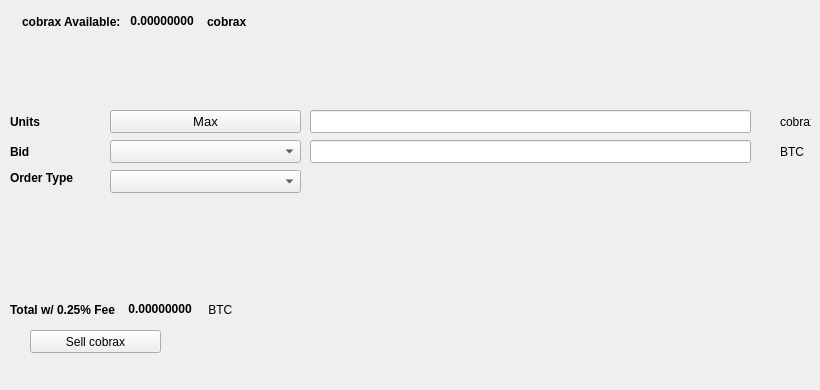
   <widget class="QWidget" name="SellTab">
    <attribute name="title">
     <string>Sell</string>
    </attribute>
    <widget class="QLabel" name="label_16">
     <property name="geometry">
      <rect>
       <x>780</x>
       <y>140</y>
       <width>31</width>
       <height>23</height>
      </rect>
     </property>
     <property name="text">
      <string>BTC</string>
     </property>
    </widget>
    <widget class="QComboBox" name="SellBidcomboBox">
     <property name="geometry">
      <rect>
       <x>110</x>
       <y>140</y>
       <width>191</width>
       <height>23</height>
      </rect>
     </property>
     <property name="font">
      <font>
       <pointsize>10</pointsize>
      </font>
     </property>
    </widget>
    <widget class="QLabel" name="label_18">
     <property name="geometry">
      <rect>
       <x>10</x>
       <y>110</y>
       <width>46</width>
       <height>23</height>
      </rect>
     </property>
     <property name="font">
      <font>
       <weight>75</weight>
       <bold>true</bold>
      </font>
     </property>
     <property name="text">
      <string>Units</string>
     </property>
    </widget>
    <widget class="QPushButton" name="Sell_Max_Amount">
     <property name="geometry">
      <rect>
       <x>110</x>
       <y>110</y>
       <width>191</width>
       <height>23</height>
      </rect>
     </property>
     <property name="font">
      <font>
       <pointsize>10</pointsize>
      </font>
     </property>
     <property name="text">
      <string>Max</string>
     </property>
    </widget>
    <widget class="QLabel" name="label_20">
     <property name="geometry">
      <rect>
       <x>10</x>
       <y>170</y>
       <width>91</width>
       <height>16</height>
      </rect>
     </property>
     <property name="font">
      <font>
       <weight>75</weight>
       <bold>true</bold>
      </font>
     </property>
     <property name="text">
      <string>Order Type</string>
     </property>
    </widget>
    <widget class="QComboBox" name="SellOrdertypeCombo">
     <property name="geometry">
      <rect>
       <x>110</x>
       <y>170</y>
       <width>191</width>
       <height>23</height>
      </rect>
     </property>
     <property name="font">
      <font>
       <pointsize>10</pointsize>
      </font>
     </property>
    </widget>
    <widget class="QLabel" name="label_21">
     <property name="geometry">
      <rect>
       <x>10</x>
       <y>140</y>
       <width>46</width>
       <height>23</height>
      </rect>
     </property>
     <property name="font">
      <font>
       <weight>75</weight>
       <bold>true</bold>
      </font>
     </property>
     <property name="text">
      <string>Bid</string>
     </property>
    </widget>
    <widget class="QLabel" name="label_22">
     <property name="geometry">
      <rect>
       <x>780</x>
       <y>110</y>
       <width>31</width>
       <height>23</height>
      </rect>
     </property>
     <property name="text">
      <string>cobrax</string>
     </property>
    </widget>
    <widget class="QLineEdit" name="UnitsInputcobrax">
     <property name="geometry">
      <rect>
       <x>310</x>
       <y>110</y>
       <width>441</width>
       <height>23</height>
      </rect>
     </property>
     <property name="font">
      <font>
       <pointsize>9</pointsize>
       <weight>75</weight>
       <bold>true</bold>
      </font>
     </property>
    </widget>
    <widget class="QLineEdit" name="SellBidPriceEdit">
     <property name="geometry">
      <rect>
       <x>310</x>
       <y>140</y>
       <width>441</width>
       <height>23</height>
      </rect>
     </property>
     <property name="font">
      <font>
       <pointsize>9</pointsize>
       <weight>75</weight>
       <bold>true</bold>
      </font>
     </property>
    </widget>
    <widget class="QPushButton" name="SellcobraxBTN">
     <property name="geometry">
      <rect>
       <x>30</x>
       <y>330</y>
       <width>131</width>
       <height>23</height>
      </rect>
     </property>
     <property name="text">
      <string>Sell cobrax</string>
     </property>
     <property name="icon">
      <iconset resource="../cobrax">
       <normaloff>:/icons/bitcoin</normaloff>:/icons/bitcoin</iconset>
     </property>
    </widget>
    <widget class="QWidget" name="layoutWidget3">
     <property name="geometry">
      <rect>
       <x>22</x>
       <y>12</y>
       <width>258</width>
       <height>19</height>
      </rect>
     </property>
     <layout class="QHBoxLayout" name="horizontalLayout">
      <item>
       <widget class="QLabel" name="label232_2">
        <property name="font">
         <font>
          <weight>75</weight>
          <bold>true</bold>
         </font>
        </property>
        <property name="text">
         <string>cobrax Available:</string>
        </property>
       </widget>
      </item>
      <item>
       <widget class="QLabel" name="cobraxAvailableLabel">
        <property name="palette">
         <palette>
          <active>
           <colorrole role="WindowText">
            <brush brushstyle="SolidPattern">
             <color alpha="255">
              <red>0</red>
              <green>0</green>
              <blue>0</blue>
             </color>
            </brush>
           </colorrole>
           <colorrole role="Button">
            <brush brushstyle="SolidPattern">
             <color alpha="255">
              <red>0</red>
              <green>170</green>
              <blue>0</blue>
             </color>
            </brush>
           </colorrole>
           <colorrole role="Light">
            <brush brushstyle="SolidPattern">
             <color alpha="255">
              <red>0</red>
              <green>255</green>
              <blue>0</blue>
             </color>
            </brush>
           </colorrole>
           <colorrole role="Midlight">
            <brush brushstyle="SolidPattern">
             <color alpha="255">
              <red>0</red>
              <green>212</green>
              <blue>0</blue>
             </color>
            </brush>
           </colorrole>
           <colorrole role="Dark">
            <brush brushstyle="SolidPattern">
             <color alpha="255">
              <red>0</red>
              <green>85</green>
              <blue>0</blue>
             </color>
            </brush>
           </colorrole>
           <colorrole role="Mid">
            <brush brushstyle="SolidPattern">
             <color alpha="255">
              <red>0</red>
              <green>113</green>
              <blue>0</blue>
             </color>
            </brush>
           </colorrole>
           <colorrole role="Text">
            <brush brushstyle="SolidPattern">
             <color alpha="255">
              <red>0</red>
              <green>170</green>
              <blue>0</blue>
             </color>
            </brush>
           </colorrole>
           <colorrole role="BrightText">
            <brush brushstyle="SolidPattern">
             <color alpha="255">
              <red>255</red>
              <green>255</green>
              <blue>255</blue>
             </color>
            </brush>
           </colorrole>
           <colorrole role="ButtonText">
            <brush brushstyle="SolidPattern">
             <color alpha="255">
              <red>0</red>
              <green>0</green>
              <blue>0</blue>
             </color>
            </brush>
           </colorrole>
           <colorrole role="Base">
            <brush brushstyle="SolidPattern">
             <color alpha="255">
              <red>255</red>
              <green>255</green>
              <blue>255</blue>
             </color>
            </brush>
           </colorrole>
           <colorrole role="Window">
            <brush brushstyle="SolidPattern">
             <color alpha="255">
              <red>0</red>
              <green>170</green>
              <blue>0</blue>
             </color>
            </brush>
           </colorrole>
           <colorrole role="Shadow">
            <brush brushstyle="SolidPattern">
             <color alpha="255">
              <red>0</red>
              <green>0</green>
              <blue>0</blue>
             </color>
            </brush>
           </colorrole>
           <colorrole role="AlternateBase">
            <brush brushstyle="SolidPattern">
             <color alpha="255">
              <red>127</red>
              <green>212</green>
              <blue>127</blue>
             </color>
            </brush>
           </colorrole>
           <colorrole role="ToolTipBase">
            <brush brushstyle="SolidPattern">
             <color alpha="255">
              <red>255</red>
              <green>255</green>
              <blue>220</blue>
             </color>
            </brush>
           </colorrole>
           <colorrole role="ToolTipText">
            <brush brushstyle="SolidPattern">
             <color alpha="255">
              <red>0</red>
              <green>0</green>
              <blue>0</blue>
             </color>
            </brush>
           </colorrole>
          </active>
          <inactive>
           <colorrole role="WindowText">
            <brush brushstyle="SolidPattern">
             <color alpha="255">
              <red>0</red>
              <green>0</green>
              <blue>0</blue>
             </color>
            </brush>
           </colorrole>
           <colorrole role="Button">
            <brush brushstyle="SolidPattern">
             <color alpha="255">
              <red>0</red>
              <green>170</green>
              <blue>0</blue>
             </color>
            </brush>
           </colorrole>
           <colorrole role="Light">
            <brush brushstyle="SolidPattern">
             <color alpha="255">
              <red>0</red>
              <green>255</green>
              <blue>0</blue>
             </color>
            </brush>
           </colorrole>
           <colorrole role="Midlight">
            <brush brushstyle="SolidPattern">
             <color alpha="255">
              <red>0</red>
              <green>212</green>
              <blue>0</blue>
             </color>
            </brush>
           </colorrole>
           <colorrole role="Dark">
            <brush brushstyle="SolidPattern">
             <color alpha="255">
              <red>0</red>
              <green>85</green>
              <blue>0</blue>
             </color>
            </brush>
           </colorrole>
           <colorrole role="Mid">
            <brush brushstyle="SolidPattern">
             <color alpha="255">
              <red>0</red>
              <green>113</green>
              <blue>0</blue>
             </color>
            </brush>
           </colorrole>
           <colorrole role="Text">
            <brush brushstyle="SolidPattern">
             <color alpha="255">
              <red>0</red>
              <green>170</green>
              <blue>0</blue>
             </color>
            </brush>
           </colorrole>
           <colorrole role="BrightText">
            <brush brushstyle="SolidPattern">
             <color alpha="255">
              <red>255</red>
              <green>255</green>
              <blue>255</blue>
             </color>
            </brush>
           </colorrole>
           <colorrole role="ButtonText">
            <brush brushstyle="SolidPattern">
             <color alpha="255">
              <red>0</red>
              <green>0</green>
              <blue>0</blue>
             </color>
            </brush>
           </colorrole>
           <colorrole role="Base">
            <brush brushstyle="SolidPattern">
             <color alpha="255">
              <red>255</red>
              <green>255</green>
              <blue>255</blue>
             </color>
            </brush>
           </colorrole>
           <colorrole role="Window">
            <brush brushstyle="SolidPattern">
             <color alpha="255">
              <red>0</red>
              <green>170</green>
              <blue>0</blue>
             </color>
            </brush>
           </colorrole>
           <colorrole role="Shadow">
            <brush brushstyle="SolidPattern">
             <color alpha="255">
              <red>0</red>
              <green>0</green>
              <blue>0</blue>
             </color>
            </brush>
           </colorrole>
           <colorrole role="AlternateBase">
            <brush brushstyle="SolidPattern">
             <color alpha="255">
              <red>127</red>
              <green>212</green>
              <blue>127</blue>
             </color>
            </brush>
           </colorrole>
           <colorrole role="ToolTipBase">
            <brush brushstyle="SolidPattern">
             <color alpha="255">
              <red>255</red>
              <green>255</green>
              <blue>220</blue>
             </color>
            </brush>
           </colorrole>
           <colorrole role="ToolTipText">
            <brush brushstyle="SolidPattern">
             <color alpha="255">
              <red>0</red>
              <green>0</green>
              <blue>0</blue>
             </color>
            </brush>
           </colorrole>
          </inactive>
          <disabled>
           <colorrole role="WindowText">
            <brush brushstyle="SolidPattern">
             <color alpha="255">
              <red>0</red>
              <green>85</green>
              <blue>0</blue>
             </color>
            </brush>
           </colorrole>
           <colorrole role="Button">
            <brush brushstyle="SolidPattern">
             <color alpha="255">
              <red>0</red>
              <green>170</green>
              <blue>0</blue>
             </color>
            </brush>
           </colorrole>
           <colorrole role="Light">
            <brush brushstyle="SolidPattern">
             <color alpha="255">
              <red>0</red>
              <green>255</green>
              <blue>0</blue>
             </color>
            </brush>
           </colorrole>
           <colorrole role="Midlight">
            <brush brushstyle="SolidPattern">
             <color alpha="255">
              <red>0</red>
              <green>212</green>
              <blue>0</blue>
             </color>
            </brush>
           </colorrole>
           <colorrole role="Dark">
            <brush brushstyle="SolidPattern">
             <color alpha="255">
              <red>0</red>
              <green>85</green>
              <blue>0</blue>
             </color>
            </brush>
           </colorrole>
           <colorrole role="Mid">
            <brush brushstyle="SolidPattern">
             <color alpha="255">
              <red>0</red>
              <green>113</green>
              <blue>0</blue>
             </color>
            </brush>
           </colorrole>
           <colorrole role="Text">
            <brush brushstyle="SolidPattern">
             <color alpha="255">
              <red>0</red>
              <green>85</green>
              <blue>0</blue>
             </color>
            </brush>
           </colorrole>
           <colorrole role="BrightText">
            <brush brushstyle="SolidPattern">
             <color alpha="255">
              <red>255</red>
              <green>255</green>
              <blue>255</blue>
             </color>
            </brush>
           </colorrole>
           <colorrole role="ButtonText">
            <brush brushstyle="SolidPattern">
             <color alpha="255">
              <red>0</red>
              <green>85</green>
              <blue>0</blue>
             </color>
            </brush>
           </colorrole>
           <colorrole role="Base">
            <brush brushstyle="SolidPattern">
             <color alpha="255">
              <red>0</red>
              <green>170</green>
              <blue>0</blue>
             </color>
            </brush>
           </colorrole>
           <colorrole role="Window">
            <brush brushstyle="SolidPattern">
             <color alpha="255">
              <red>0</red>
              <green>170</green>
              <blue>0</blue>
             </color>
            </brush>
           </colorrole>
           <colorrole role="Shadow">
            <brush brushstyle="SolidPattern">
             <color alpha="255">
              <red>0</red>
              <green>0</green>
              <blue>0</blue>
             </color>
            </brush>
           </colorrole>
           <colorrole role="AlternateBase">
            <brush brushstyle="SolidPattern">
             <color alpha="255">
              <red>0</red>
              <green>170</green>
              <blue>0</blue>
             </color>
            </brush>
           </colorrole>
           <colorrole role="ToolTipBase">
            <brush brushstyle="SolidPattern">
             <color alpha="255">
              <red>255</red>
              <green>255</green>
              <blue>220</blue>
             </color>
            </brush>
           </colorrole>
           <colorrole role="ToolTipText">
            <brush brushstyle="SolidPattern">
             <color alpha="255">
              <red>0</red>
              <green>0</green>
              <blue>0</blue>
             </color>
            </brush>
           </colorrole>
          </disabled>
         </palette>
        </property>
        <property name="font">
         <font>
          <weight>75</weight>
          <bold>true</bold>
         </font>
        </property>
        <property name="text">
         <string> 0.00000000 </string>
        </property>
        <property name="textInteractionFlags">
         <set>Qt::LinksAccessibleByMouse|Qt::TextSelectableByKeyboard|Qt::TextSelectableByMouse</set>
        </property>
       </widget>
      </item>
      <item>
       <widget class="QLabel" name="labelcobrax">
        <property name="font">
         <font>
          <weight>75</weight>
          <bold>true</bold>
         </font>
        </property>
        <property name="text">
         <string>cobrax</string>
        </property>
       </widget>
      </item>
     </layout>
    </widget>
    <widget class="QWidget" name="layoutWidget">
     <property name="geometry">
      <rect>
       <x>10</x>
       <y>300</y>
       <width>268</width>
       <height>19</height>
      </rect>
     </property>
     <layout class="QHBoxLayout" name="horizontalLayout_2">
      <item>
       <widget class="QLabel" name="label_19">
        <property name="font">
         <font>
          <weight>75</weight>
          <bold>true</bold>
         </font>
        </property>
        <property name="text">
         <string>Total w/ 0.25% Fee </string>
        </property>
       </widget>
      </item>
      <item>
       <widget class="QLabel" name="SellCostLabel">
        <property name="palette">
         <palette>
          <active>
           <colorrole role="WindowText">
            <brush brushstyle="SolidPattern">
             <color alpha="255">
              <red>0</red>
              <green>0</green>
              <blue>0</blue>
             </color>
            </brush>
           </colorrole>
           <colorrole role="Button">
            <brush brushstyle="SolidPattern">
             <color alpha="255">
              <red>0</red>
              <green>170</green>
              <blue>0</blue>
             </color>
            </brush>
           </colorrole>
           <colorrole role="Light">
            <brush brushstyle="SolidPattern">
             <color alpha="255">
              <red>0</red>
              <green>255</green>
              <blue>0</blue>
             </color>
            </brush>
           </colorrole>
           <colorrole role="Midlight">
            <brush brushstyle="SolidPattern">
             <color alpha="255">
              <red>0</red>
              <green>212</green>
              <blue>0</blue>
             </color>
            </brush>
           </colorrole>
           <colorrole role="Dark">
            <brush brushstyle="SolidPattern">
             <color alpha="255">
              <red>0</red>
              <green>85</green>
              <blue>0</blue>
             </color>
            </brush>
           </colorrole>
           <colorrole role="Mid">
            <brush brushstyle="SolidPattern">
             <color alpha="255">
              <red>0</red>
              <green>113</green>
              <blue>0</blue>
             </color>
            </brush>
           </colorrole>
           <colorrole role="Text">
            <brush brushstyle="SolidPattern">
             <color alpha="255">
              <red>0</red>
              <green>170</green>
              <blue>0</blue>
             </color>
            </brush>
           </colorrole>
           <colorrole role="BrightText">
            <brush brushstyle="SolidPattern">
             <color alpha="255">
              <red>255</red>
              <green>255</green>
              <blue>255</blue>
             </color>
            </brush>
           </colorrole>
           <colorrole role="ButtonText">
            <brush brushstyle="SolidPattern">
             <color alpha="255">
              <red>0</red>
              <green>0</green>
              <blue>0</blue>
             </color>
            </brush>
           </colorrole>
           <colorrole role="Base">
            <brush brushstyle="SolidPattern">
             <color alpha="255">
              <red>255</red>
              <green>255</green>
              <blue>255</blue>
             </color>
            </brush>
           </colorrole>
           <colorrole role="Window">
            <brush brushstyle="SolidPattern">
             <color alpha="255">
              <red>0</red>
              <green>170</green>
              <blue>0</blue>
             </color>
            </brush>
           </colorrole>
           <colorrole role="Shadow">
            <brush brushstyle="SolidPattern">
             <color alpha="255">
              <red>0</red>
              <green>0</green>
              <blue>0</blue>
             </color>
            </brush>
           </colorrole>
           <colorrole role="AlternateBase">
            <brush brushstyle="SolidPattern">
             <color alpha="255">
              <red>127</red>
              <green>212</green>
              <blue>127</blue>
             </color>
            </brush>
           </colorrole>
           <colorrole role="ToolTipBase">
            <brush brushstyle="SolidPattern">
             <color alpha="255">
              <red>255</red>
              <green>255</green>
              <blue>220</blue>
             </color>
            </brush>
           </colorrole>
           <colorrole role="ToolTipText">
            <brush brushstyle="SolidPattern">
             <color alpha="255">
              <red>0</red>
              <green>0</green>
              <blue>0</blue>
             </color>
            </brush>
           </colorrole>
          </active>
          <inactive>
           <colorrole role="WindowText">
            <brush brushstyle="SolidPattern">
             <color alpha="255">
              <red>0</red>
              <green>0</green>
              <blue>0</blue>
             </color>
            </brush>
           </colorrole>
           <colorrole role="Button">
            <brush brushstyle="SolidPattern">
             <color alpha="255">
              <red>0</red>
              <green>170</green>
              <blue>0</blue>
             </color>
            </brush>
           </colorrole>
           <colorrole role="Light">
            <brush brushstyle="SolidPattern">
             <color alpha="255">
              <red>0</red>
              <green>255</green>
              <blue>0</blue>
             </color>
            </brush>
           </colorrole>
           <colorrole role="Midlight">
            <brush brushstyle="SolidPattern">
             <color alpha="255">
              <red>0</red>
              <green>212</green>
              <blue>0</blue>
             </color>
            </brush>
           </colorrole>
           <colorrole role="Dark">
            <brush brushstyle="SolidPattern">
             <color alpha="255">
              <red>0</red>
              <green>85</green>
              <blue>0</blue>
             </color>
            </brush>
           </colorrole>
           <colorrole role="Mid">
            <brush brushstyle="SolidPattern">
             <color alpha="255">
              <red>0</red>
              <green>113</green>
              <blue>0</blue>
             </color>
            </brush>
           </colorrole>
           <colorrole role="Text">
            <brush brushstyle="SolidPattern">
             <color alpha="255">
              <red>0</red>
              <green>170</green>
              <blue>0</blue>
             </color>
            </brush>
           </colorrole>
           <colorrole role="BrightText">
            <brush brushstyle="SolidPattern">
             <color alpha="255">
              <red>255</red>
              <green>255</green>
              <blue>255</blue>
             </color>
            </brush>
           </colorrole>
           <colorrole role="ButtonText">
            <brush brushstyle="SolidPattern">
             <color alpha="255">
              <red>0</red>
              <green>0</green>
              <blue>0</blue>
             </color>
            </brush>
           </colorrole>
           <colorrole role="Base">
            <brush brushstyle="SolidPattern">
             <color alpha="255">
              <red>255</red>
              <green>255</green>
              <blue>255</blue>
             </color>
            </brush>
           </colorrole>
           <colorrole role="Window">
            <brush brushstyle="SolidPattern">
             <color alpha="255">
              <red>0</red>
              <green>170</green>
              <blue>0</blue>
             </color>
            </brush>
           </colorrole>
           <colorrole role="Shadow">
            <brush brushstyle="SolidPattern">
             <color alpha="255">
              <red>0</red>
              <green>0</green>
              <blue>0</blue>
             </color>
            </brush>
           </colorrole>
           <colorrole role="AlternateBase">
            <brush brushstyle="SolidPattern">
             <color alpha="255">
              <red>127</red>
              <green>212</green>
              <blue>127</blue>
             </color>
            </brush>
           </colorrole>
           <colorrole role="ToolTipBase">
            <brush brushstyle="SolidPattern">
             <color alpha="255">
              <red>255</red>
              <green>255</green>
              <blue>220</blue>
             </color>
            </brush>
           </colorrole>
           <colorrole role="ToolTipText">
            <brush brushstyle="SolidPattern">
             <color alpha="255">
              <red>0</red>
              <green>0</green>
              <blue>0</blue>
             </color>
            </brush>
           </colorrole>
          </inactive>
          <disabled>
           <colorrole role="WindowText">
            <brush brushstyle="SolidPattern">
             <color alpha="255">
              <red>0</red>
              <green>85</green>
              <blue>0</blue>
             </color>
            </brush>
           </colorrole>
           <colorrole role="Button">
            <brush brushstyle="SolidPattern">
             <color alpha="255">
              <red>0</red>
              <green>170</green>
              <blue>0</blue>
             </color>
            </brush>
           </colorrole>
           <colorrole role="Light">
            <brush brushstyle="SolidPattern">
             <color alpha="255">
              <red>0</red>
              <green>255</green>
              <blue>0</blue>
             </color>
            </brush>
           </colorrole>
           <colorrole role="Midlight">
            <brush brushstyle="SolidPattern">
             <color alpha="255">
              <red>0</red>
              <green>212</green>
              <blue>0</blue>
             </color>
            </brush>
           </colorrole>
           <colorrole role="Dark">
            <brush brushstyle="SolidPattern">
             <color alpha="255">
              <red>0</red>
              <green>85</green>
              <blue>0</blue>
             </color>
            </brush>
           </colorrole>
           <colorrole role="Mid">
            <brush brushstyle="SolidPattern">
             <color alpha="255">
              <red>0</red>
              <green>113</green>
              <blue>0</blue>
             </color>
            </brush>
           </colorrole>
           <colorrole role="Text">
            <brush brushstyle="SolidPattern">
             <color alpha="255">
              <red>0</red>
              <green>85</green>
              <blue>0</blue>
             </color>
            </brush>
           </colorrole>
           <colorrole role="BrightText">
            <brush brushstyle="SolidPattern">
             <color alpha="255">
              <red>255</red>
              <green>255</green>
              <blue>255</blue>
             </color>
            </brush>
           </colorrole>
           <colorrole role="ButtonText">
            <brush brushstyle="SolidPattern">
             <color alpha="255">
              <red>0</red>
              <green>85</green>
              <blue>0</blue>
             </color>
            </brush>
           </colorrole>
           <colorrole role="Base">
            <brush brushstyle="SolidPattern">
             <color alpha="255">
              <red>0</red>
              <green>170</green>
              <blue>0</blue>
             </color>
            </brush>
           </colorrole>
           <colorrole role="Window">
            <brush brushstyle="SolidPattern">
             <color alpha="255">
              <red>0</red>
              <green>170</green>
              <blue>0</blue>
             </color>
            </brush>
           </colorrole>
           <colorrole role="Shadow">
            <brush brushstyle="SolidPattern">
             <color alpha="255">
              <red>0</red>
              <green>0</green>
              <blue>0</blue>
             </color>
            </brush>
           </colorrole>
           <colorrole role="AlternateBase">
            <brush brushstyle="SolidPattern">
             <color alpha="255">
              <red>0</red>
              <green>170</green>
              <blue>0</blue>
             </color>
            </brush>
           </colorrole>
           <colorrole role="ToolTipBase">
            <brush brushstyle="SolidPattern">
             <color alpha="255">
              <red>255</red>
              <green>255</green>
              <blue>220</blue>
             </color>
            </brush>
           </colorrole>
           <colorrole role="ToolTipText">
            <brush brushstyle="SolidPattern">
             <color alpha="255">
              <red>0</red>
              <green>0</green>
              <blue>0</blue>
             </color>
            </brush>
           </colorrole>
          </disabled>
         </palette>
        </property>
        <property name="font">
         <font>
          <weight>75</weight>
          <bold>true</bold>
         </font>
        </property>
        <property name="autoFillBackground">
         <bool>false</bool>
        </property>
        <property name="text">
         <string> 0.00000000</string>
        </property>
        <property name="textInteractionFlags">
         <set>Qt::LinksAccessibleByMouse|Qt::TextSelectableByMouse</set>
        </property>
       </widget>
      </item>
      <item>
       <widget class="QLabel" name="label_17">
        <property name="font">
         <font>
          <weight>50</weight>
          <bold>false</bold>
         </font>
        </property>
        <property name="text">
         <string> BTC</string>
        </property>
       </widget>
      </item>
     </layout>
    </widget>
    <widget class="QLabel" name="label_23">
     <property name="geometry">
      <rect>
       <x>460</x>
       <y>300</y>
       <width>281</width>
       <height>81</height>
      </rect>
     </property>
     <property name="text">
      <string/>
     </property>
     <property name="pixmap">
      <pixmap>:/images/bittrex</pixmap>
     </property>
    </widget>
   </widget>
